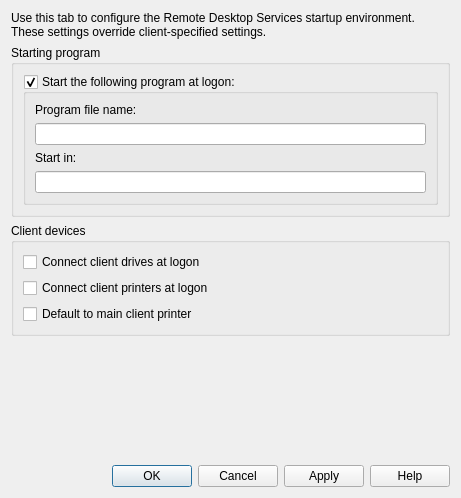
<?xml version="1.0" encoding="UTF-8"?>
<ui version="4.0">
 <class>environmentWidget</class>
 <widget class="QWidget" name="environmentWidget">
  <property name="geometry">
   <rect>
    <x>0</x>
    <y>0</y>
    <width>461</width>
    <height>498</height>
   </rect>
  </property>
  <property name="windowTitle">
   <string>Form</string>
  </property>
  <layout class="QGridLayout" name="gridLayout_3">
   <item row="0" column="0">
    <widget class="QLabel" name="descriptionLabel">
     <property name="text">
      <string>Use this tab to configure the Remote Desktop Services startup environment. These settings override client-specified settings.</string>
     </property>
     <property name="wordWrap">
      <bool>true</bool>
     </property>
    </widget>
   </item>
   <item row="1" column="0">
    <widget class="QGroupBox" name="startingProgramGroupBox">
     <property name="title">
      <string>Starting program</string>
     </property>
     <layout class="QGridLayout" name="gridLayout_2">
      <item row="0" column="0">
       <widget class="QGroupBox" name="startingFollowingProgramGroupBox">
        <property name="title">
         <string>Start the following program at logon:</string>
        </property>
        <property name="checkable">
         <bool>true</bool>
        </property>
        <layout class="QGridLayout" name="gridLayout_4">
         <item row="0" column="0">
          <widget class="QLabel" name="programFileNameLabel">
           <property name="text">
            <string>Program file name:</string>
           </property>
          </widget>
         </item>
         <item row="1" column="0">
          <widget class="QLineEdit" name="programFileNameLineEdit"/>
         </item>
         <item row="2" column="0">
          <widget class="QLabel" name="startInLabel">
           <property name="text">
            <string>Start in:</string>
           </property>
          </widget>
         </item>
         <item row="3" column="0">
          <widget class="QLineEdit" name="startInLineEdit"/>
         </item>
        </layout>
       </widget>
      </item>
     </layout>
    </widget>
   </item>
   <item row="2" column="0">
    <widget class="QGroupBox" name="clientDevicesGroupBox">
     <property name="title">
      <string>Client devices</string>
     </property>
     <layout class="QGridLayout" name="gridLayout">
      <item row="0" column="0">
       <widget class="QCheckBox" name="drivesCheckBox">
        <property name="text">
         <string>Connect client drives at logon</string>
        </property>
       </widget>
      </item>
      <item row="1" column="0">
       <widget class="QCheckBox" name="printersCheckBox">
        <property name="text">
         <string>Connect client printers at logon</string>
        </property>
       </widget>
      </item>
      <item row="2" column="0">
       <widget class="QCheckBox" name="defaultCheckBox">
        <property name="text">
         <string>Default to main client printer</string>
        </property>
       </widget>
      </item>
     </layout>
    </widget>
   </item>
   <item row="3" column="0">
    <spacer name="verticalSpacer">
     <property name="orientation">
      <enum>Qt::Vertical</enum>
     </property>
     <property name="sizeHint" stdset="0">
      <size>
       <width>388</width>
       <height>54</height>
      </size>
     </property>
    </spacer>
   </item>
   <item row="4" column="0">
    <widget class="QDialogButtonBox" name="dialogButtonBox">
     <property name="standardButtons">
      <set>QDialogButtonBox::Apply|QDialogButtonBox::Cancel|QDialogButtonBox::Help|QDialogButtonBox::Ok</set>
     </property>
    </widget>
   </item>
  </layout>
 </widget>
 <resources/>
 <connections/>
</ui>
